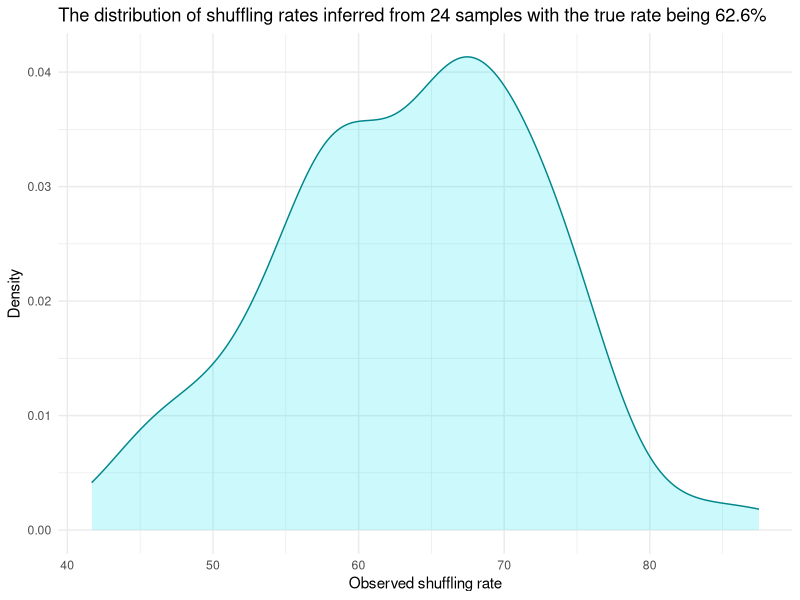

Write R code to recreate this figure.
samplesize = 24
p <- rpois(1000, lambda=1)
sr <- length(p[p>0])/length(p)*100
pf <- as.data.frame(replicate(100, sample(p,samplesize)))
shufflerates <- 0
for (i in 1:ncol(pf)) {shufflerates[i] <- length(pf[,i][pf[,i]>0])/length(pf[,i])*100}
df <- data.frame(shufflerates)
library(ggplot2)
plottitle <- paste("The distribution of shuffling rates inferred from 24 samples with the true rate being ",sr,"%", sep="")
ggplot(data=df, mapping = aes(x=shufflerates)) +
  geom_density(color="turquoise4", fill="turquoise2", alpha=0.2) +
  labs(title=plottitle, x="Observed shuffling rate", y="Density") +
  theme_minimal()
